Frame 1 (no input): blank canvas, image omitted
Frame 60 (the mouse pressed at the canvas centre just before this capture): blank canvas, image omitted
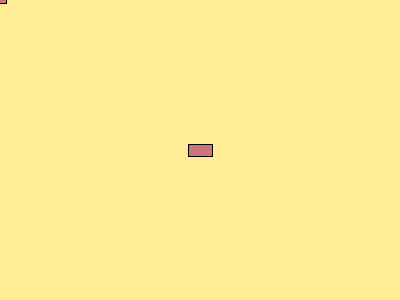
Frame 120 (the mouse held since frame 60 and released just before this capture)

The Processing sketch whose frames 1 and 60 were blank and that drew this single picture after the mouse press (run headless with seeded random() and noise(); from frame 60 on, the mouse is pressed at the canvas centre):

// Processing sketch: MotionRectangles
// ── MotionRectangles.pde
// Motion Rectangles
                     
float mouseXDiv = 1;           // <-- change number that mouseY is divided by
float mouseYDiv = 1;           // <-- change number that mouseX is divided by
float rectRatio  = 0.5;        // <-- change the aspect ratio of the rectangle
float widthFactor = 5;         // <-- change the speed at which the rectangle changes size
float framesPerSecond = 60;    // <-- change frameRate from 1-60
                     
                     
void setup() {
  size(400, 300);
  background(255, 236, 149);  // <-- change each of the colour components between 0 and 255
  fill(203, 118, 122);        // <-- change each of the colour components between 0 and 255
}
                     
                     
void draw() {
  frameRate(framesPerSecond);  // -- sets number of frames per second.
                     
  // -- calculate position and dimensions of rectangle depending on global variables:
  float x = mouseX / mouseXDiv;
  float y = mouseY / mouseYDiv;
  float rectWidth = frameCount / widthFactor;
  float rectHeight = rectWidth * rectRatio;
                     
  // -- draw a rectangle at x,y with the specified height and width:
  rectMode(CENTER);
  rect(x, y, rectWidth, rectHeight);
}
